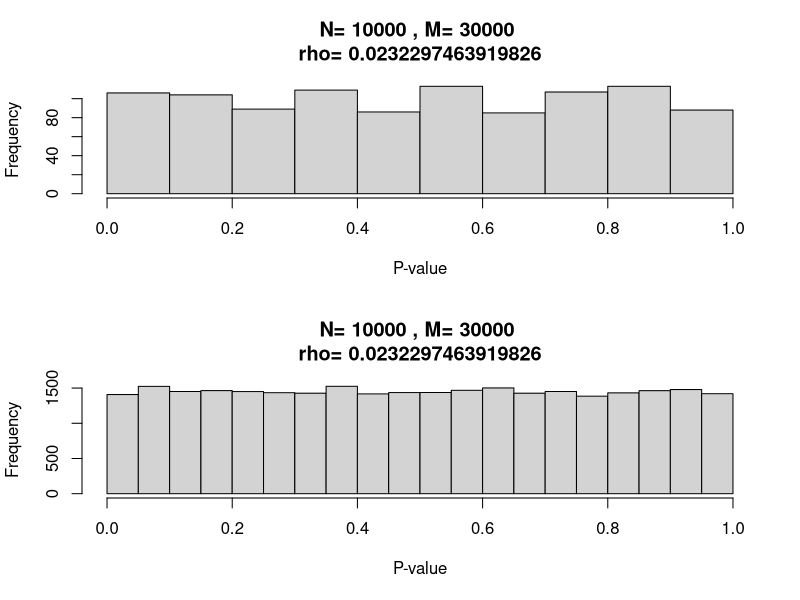
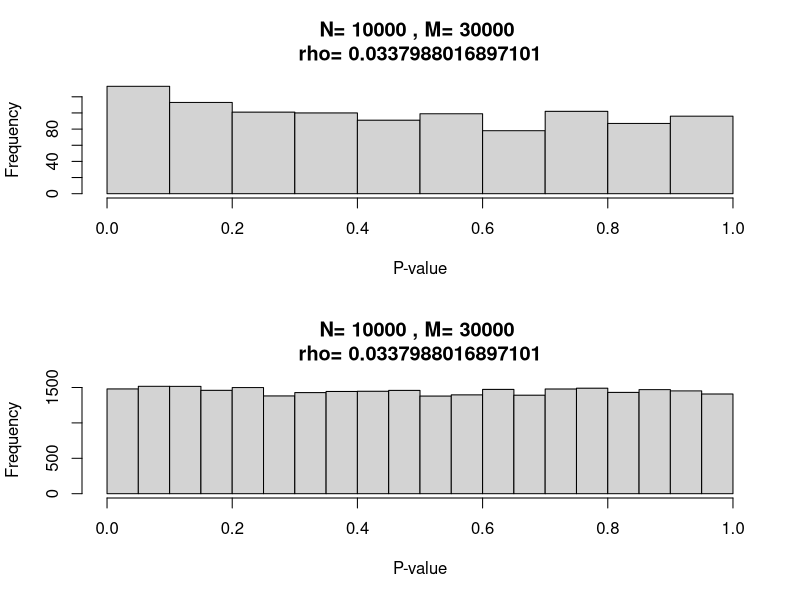
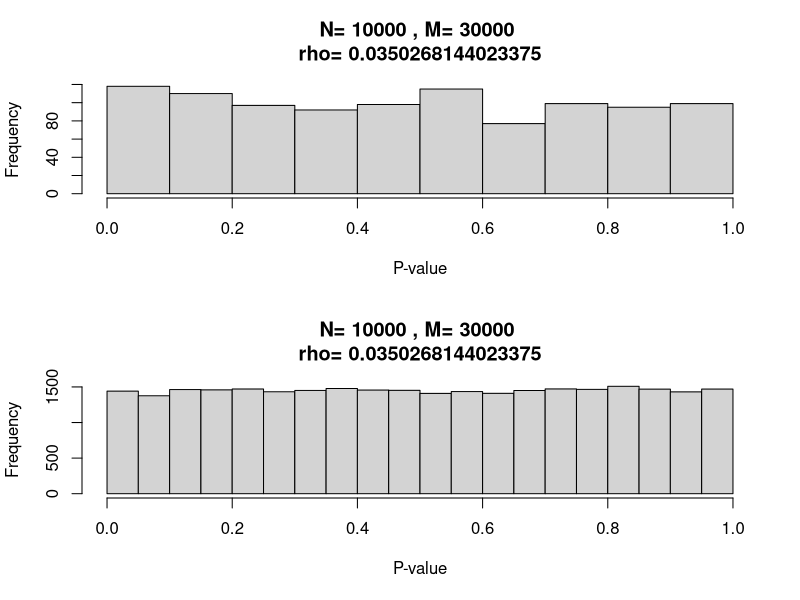
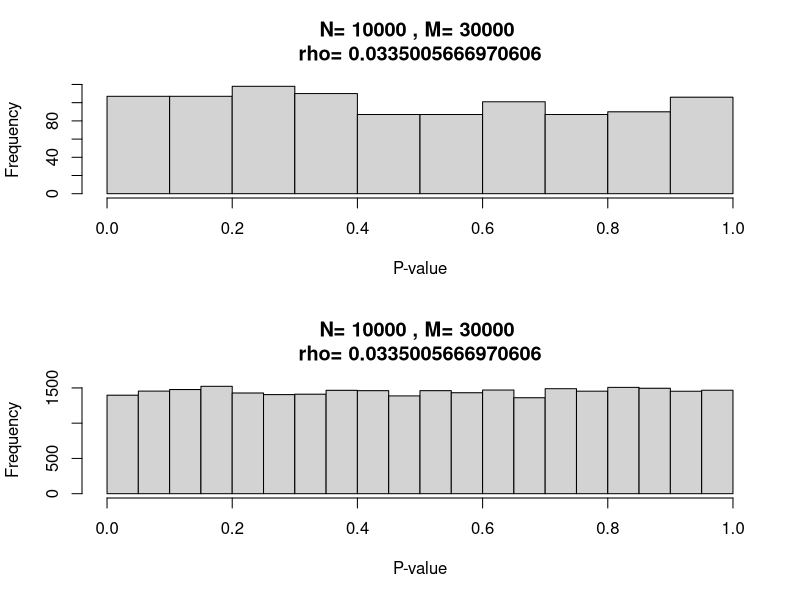
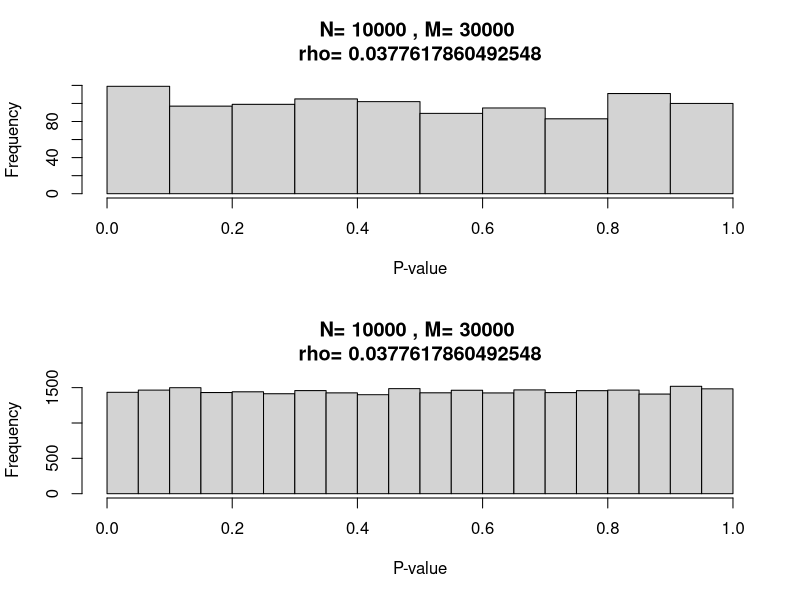
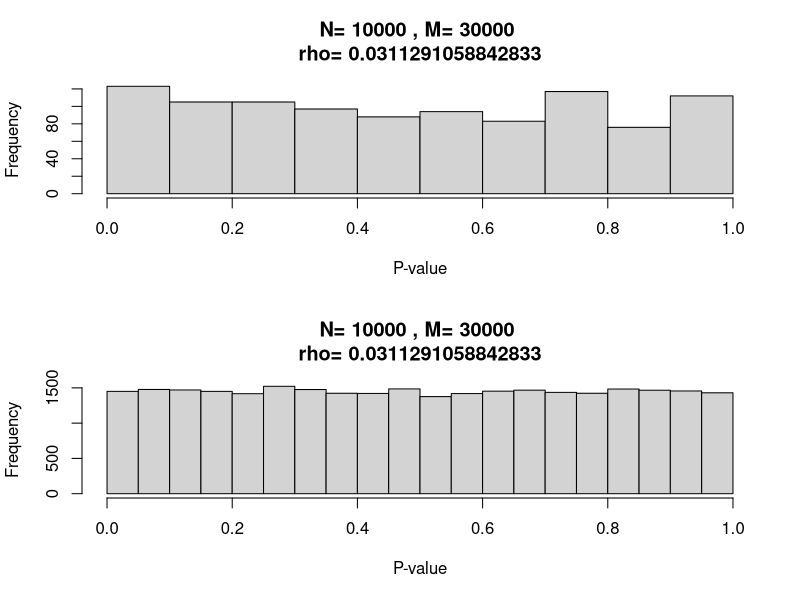
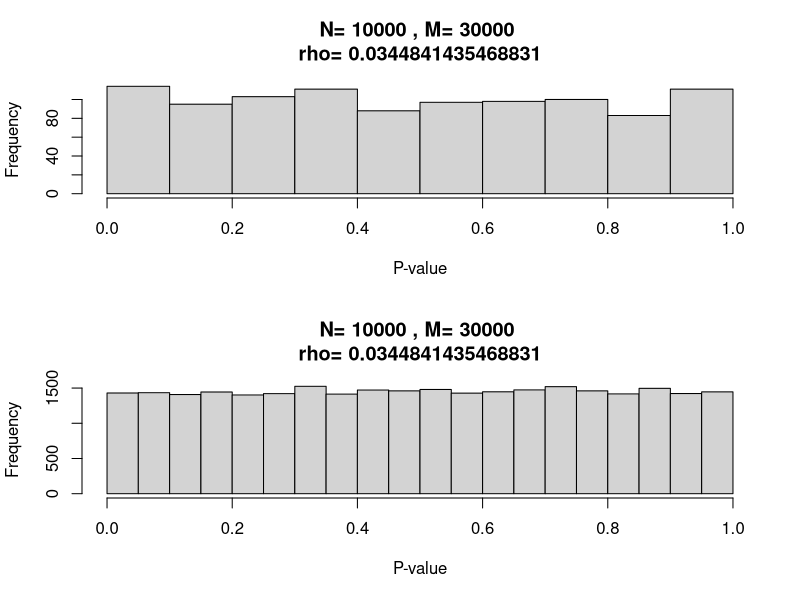
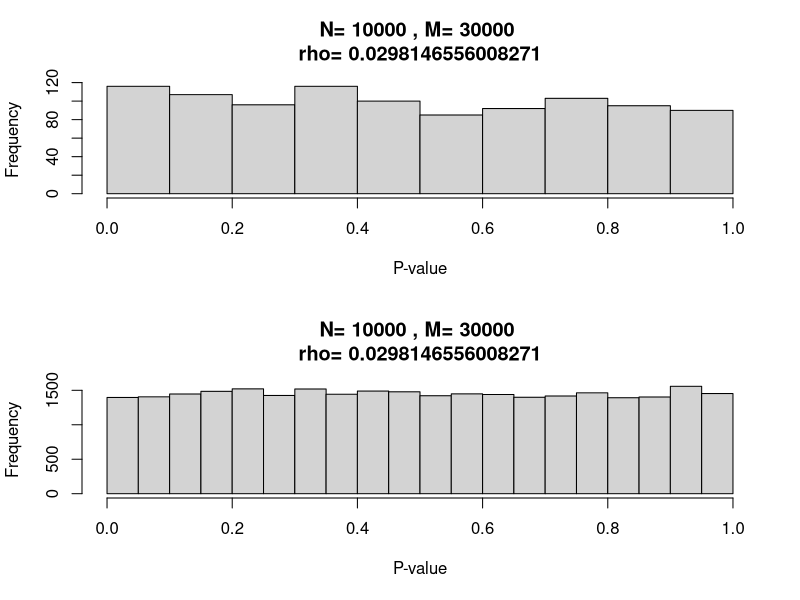

Write the R code that produced these figures, in order.
n1=1000
N=c(10000)#, 2000, 5000, 10000)
h2=0.01 #heritability
M=30000 #number of markers
Q=1000 #causal QTLs
n12=100

Simu=100
layout(matrix(1:(length(N)*2), 2, length(N)))
OBS=matrix(0, Simu, length(N))
LAM=matrix(0, Simu, length(N))

for(S in 1:Simu)
{
  for(I in 1:length(N))
  {
    N1=n1 #sample 1
    N2=N[I] #sample 2
    rho=n12/sqrt(N1*N2)
    
    E1=rnorm(M)
    E2=rho*E1 +sqrt(1-rho^2)*rnorm(M)

    B=rnorm(Q, 0, sqrt(h2/Q)) #sampling genetic effect
    e1=E1/sqrt(N1) #residual 1
    e2=E2/sqrt(N2) #residual 2

    b1=e1
    b1[1:Q] = e1[1:Q]+B
    
    b2=e2
    b2[1:Q] = e2[1:Q]+B
    
    Ts=(b1-b2)^2/(e1^2+e2^2)
    Lm=median(Ts)
    LAM[S, I] = (1-Lm)/(2*sqrt(N1*N2)/(N1+N2))
    Z1=sqrt(N1)*b1
    Z2=sqrt(N2)*b2
    P1=ifelse(Z1 < 0, 2*pnorm(Z1), 2*(1-pnorm(Z1)))
    P2=ifelse(Z2 < 0, 2*pnorm(Z2), 2*(1-pnorm(Z2)))
    
    obsCov=cor(Z1, Z2)
    OBS[S, I]=obsCov
    COV_h2=sqrt(N1*N2)/M*h2
    V1=N1/M*h2+1
    V2=N2/M*h2+1
    
    COV_n12=rho/(sqrt(N1/M*h2+1)*sqrt(N2/M*h2+1))
    preCov=COV_h2/sqrt(V1*V2)+COV_n12
    
    
    V=matrix(c(1, obsCov, obsCov, 1), 2, 2)
    IV=solve(V)
    
    X=matrix(0, length(Z1), 1)
    for(i in 1:length(Z1))
    {
      z=matrix(c(Z1[i], Z2[i]), 1, 2)
      zT=t(z)
      X[i,1] = z %*% IV %*% zT
    }
    hist(pchisq(X[1:Q,1], 2, lower.tail=F), xlab="P-value", main=paste("N=", N[I], ", M=", M, "\nrho=", obsCov))
    hist(pchisq(X[(Q+1):length(Z1),1], 2, lower.tail=F), xlab="P-value", main=paste("N=", N[I], ", M=", M, "\nrho=", obsCov))  
  }
}
print(paste(obsCov, " ", preCov))
print(paste(mean(OBS[,1]), " ", sd(OBS[,1])))
print(paste(mean(LAM[,1]), " ", sd(LAM[,1])))
